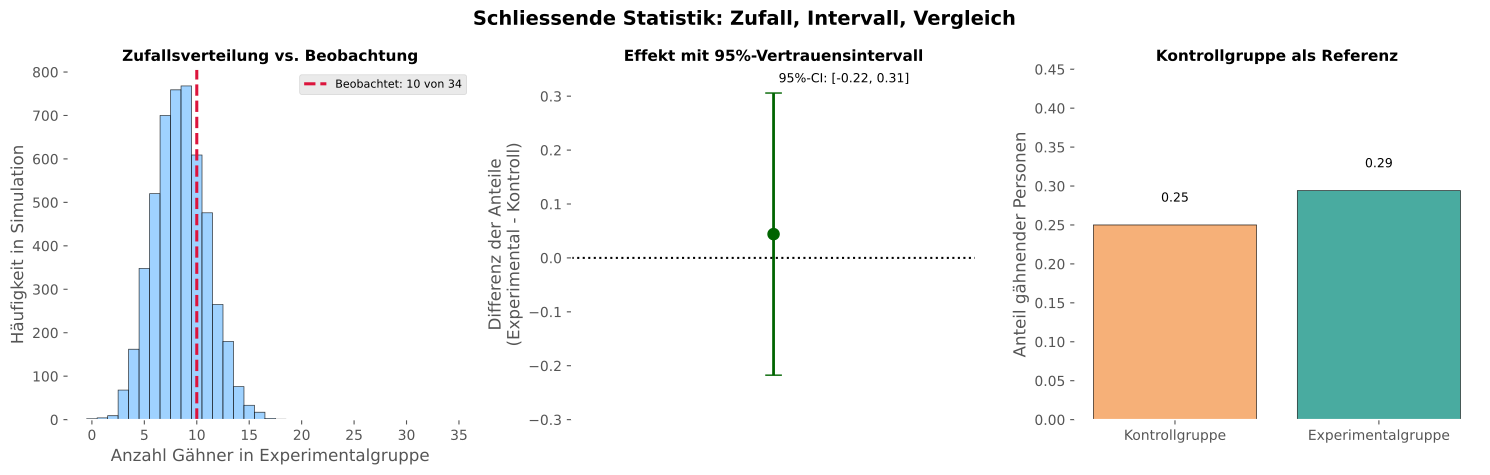

This chart was generated by the following Python code:
import os

import matplotlib.pyplot as plt
import numpy as np

plt.style.use('ggplot')
np.random.seed(42)

fig, axes = plt.subplots(1, 3, figsize=(15, 4.8))

# Plot 1: Beobachteter Anteil vs. Zufallsverteilung
n_exp = 34
p0 = 0.25
simulated_counts = np.random.binomial(n=n_exp, p=p0, size=5000)
observed_count = 10

ax = axes[0]
ax.hist(simulated_counts, bins=np.arange(-0.5, n_exp + 1.5, 1), color='#87c7ff', edgecolor='black', alpha=0.8)
ax.axvline(observed_count, color='crimson', linestyle='--', linewidth=2.2, label='Beobachtet: 10 von 34')
ax.set_title('Zufallsverteilung vs. Beobachtung', fontsize=11, fontweight='bold')
ax.set_xlabel('Anzahl Gähner in Experimentalgruppe')
ax.set_ylabel('Häufigkeit in Simulation')
ax.legend(fontsize=8)

# Plot 2: Effekt mit 95%-Vertrauensintervall
control_success = 4
exp_success = 10
n_ctrl = 16
n_exp = 34

p_exp = exp_success / n_exp
p_ctrl = control_success / n_ctrl
diff = p_exp - p_ctrl
se = np.sqrt((p_exp * (1 - p_exp) / n_exp) + (p_ctrl * (1 - p_ctrl) / n_ctrl))
ci_low = diff - 1.96 * se
ci_high = diff + 1.96 * se

ax = axes[1]
ax.errorbar([0], [diff], yerr=[[diff - ci_low], [ci_high - diff]], fmt='o', color='darkgreen',
            ecolor='darkgreen', elinewidth=2, capsize=6, markersize=8)
ax.axhline(0, color='black', linestyle=':', linewidth=1.5)
ax.set_xlim(-0.8, 0.8)
ax.set_ylim(-0.3, 0.35)
ax.set_xticks([])
ax.set_ylabel('Differenz der Anteile\n(Experimental - Kontroll)')
ax.set_title('Effekt mit 95%-Vertrauensintervall', fontsize=11, fontweight='bold')
ax.text(0.02, ci_high + 0.02, f'95%-CI: [{ci_low:.2f}, {ci_high:.2f}]', fontsize=9)

# Plot 3: Kontrollgruppe vs. Experimentalgruppe
ax = axes[2]
labels = ['Kontrollgruppe', 'Experimentalgruppe']
rates = [p_ctrl, p_exp]
colors = ['#f4a261', '#2a9d8f']

bars = ax.bar(labels, rates, color=colors, edgecolor='black', alpha=0.85)
ax.set_ylim(0, 0.45)
ax.set_ylabel('Anteil gähnender Personen')
ax.set_title('Kontrollgruppe als Referenz', fontsize=11, fontweight='bold')

for bar, value in zip(bars, rates):
    ax.text(bar.get_x() + bar.get_width() / 2, value + 0.03, f'{value:.2f}', ha='center', fontsize=9)

plt.suptitle('Schliessende Statistik: Zufall, Intervall, Vergleich', fontsize=14, fontweight='bold')
plt.tight_layout()

script_dir = os.path.dirname(os.path.abspath(__file__))
output_path = os.path.join(script_dir, 'plots_inferential_basics.pdf')

plt.savefig(output_path, format='pdf', bbox_inches='tight', transparent=True)
plt.close()

print(f'Grafik exportiert nach: {output_path}')
